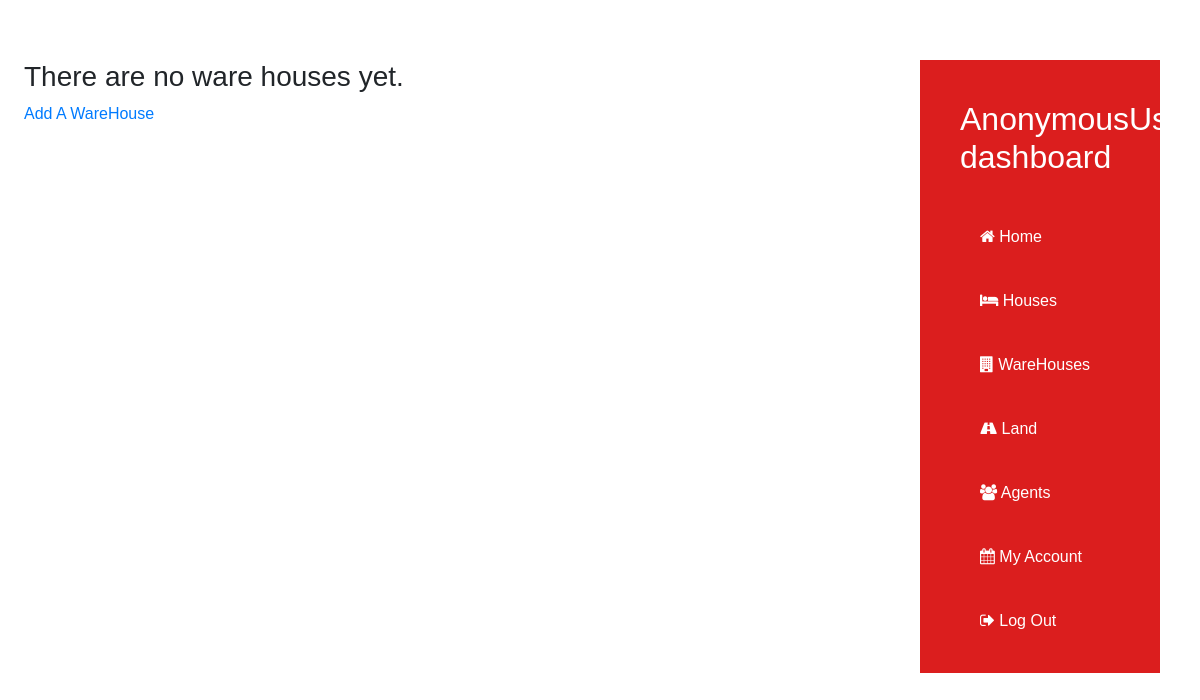
Page /warehouses/ on the earlier database version.
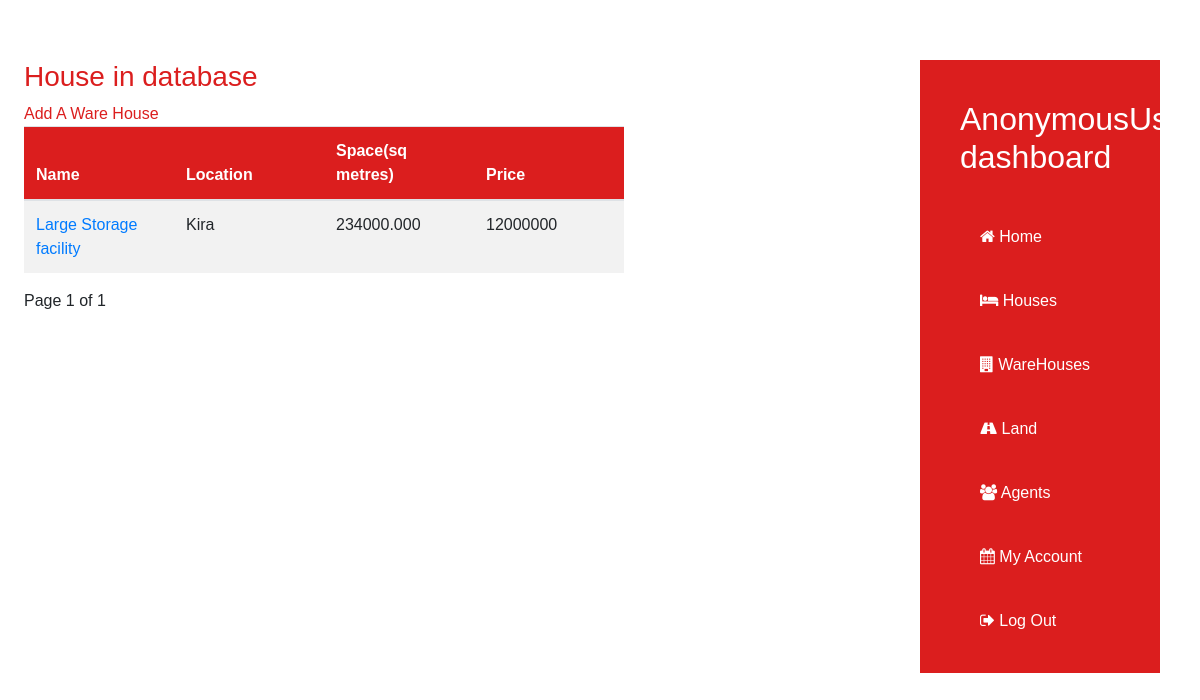
Same page on the later database version.
### properties/models.py (models this page shows, shortened)
class WareHouse(models.Model):
    name=models.CharField(max_length=40)
    location=models.CharField(max_length=25)
    price=models.IntegerField()
    space=models.DecimalField(max_digits=11,decimal_places=3)
    agent=models.ForeignKey(User,on_delete=models.CASCADE)
    uploaded=models.DateTimeField(auto_now_add=True)

### properties/views.py (the view)
# urls.py: path('warehouses/', views.WareHouseListView.as_view(), name='warehouses'),
class WareHouseListView(ListView):
    queryset = WareHouse.objects.order_by('-id').all()
    template_name = 'properties/warehouses.html'
    paginate_by = 20
    context_object_name='warehouses'

### properties/templates/properties/warehouses.html (shortened to what this page needs)
{% extends 'properties/dashboard.html' %} {% block content %}  {% if warehouses %}
<h3 class="red-text">
  {{ houses.count }} House{{houses.count|pluralize}} in database
</h3>
<span
  ><a href="{% url 'properties:create_house' %}" class="red-text"
    >Add A Ware House</a
  ></span
>
<table class="table table-striped table-inverse table-responsive">
  <thead class="thead-inverse">
    <tr>
      <th>Name</th>
      <th>Location</th>
      <th>Space(sq metres)</th>
      <th>Price</th>
    </tr>
  </thead>
  <tbody>
    {% for house in warehouses %}
    <tr>
      <td><a href="/update_warehouse/{{house.id}}">{{ house.name }}</a></td>
      <td>{{house.location}}</td>
      <td>{{house.space}}</td>
      <td>{{house.price}}</td>
    </tr>
    {% endfor %}
  </tbody>
</table>
{% include 'properties/pagination.html' %} {% else %}
<h3>There are no ware houses yet.</h3>
<a href="{% url 'properties:create_warehouse' %}">Add A WareHouse</a>
{% endif %} {% endblock content %}

Differences in the rows shown:
added WareHouse: name "Large Storage facility", location "Kira", space "234000.000", price "12000000"
Other differences:
{{ page_obj.number }}: (not shown) → "1"
{{ page_obj.paginator.num_pages }}: (not shown) → "1"
text no longer shown: "There are no ware houses yet. Add A WareHouse"
text now shown: "House in database Add A Ware House Name Location Space(sq metres) Price Page of"
